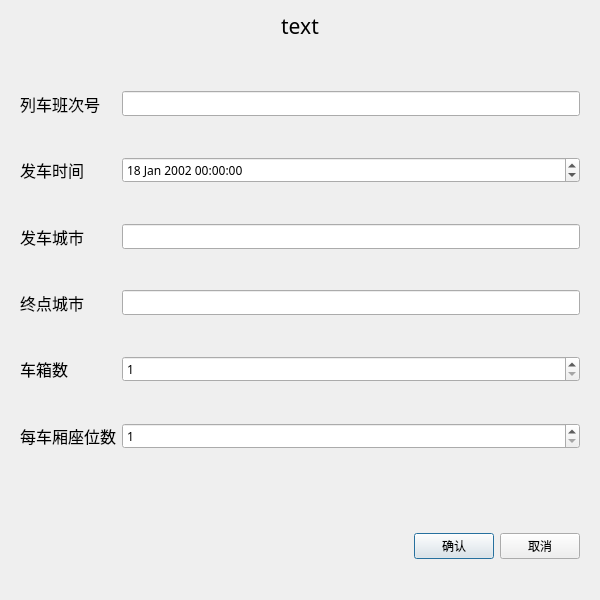
<?xml version="1.0" encoding="UTF-8"?>
<ui version="4.0">
 <class>TrainEditDialog</class>
 <widget class="QDialog" name="TrainEditDialog">
  <property name="geometry">
   <rect>
    <x>0</x>
    <y>0</y>
    <width>600</width>
    <height>600</height>
   </rect>
  </property>
  <property name="sizePolicy">
   <sizepolicy hsizetype="Preferred" vsizetype="Minimum">
    <horstretch>0</horstretch>
    <verstretch>0</verstretch>
   </sizepolicy>
  </property>
  <property name="font">
   <font>
    <family>黑体</family>
   </font>
  </property>
  <property name="windowTitle">
   <string>Dialog</string>
  </property>
  <layout class="QVBoxLayout" name="verticalLayout">
   <item>
    <widget class="QLabel" name="label_tt">
     <property name="sizePolicy">
      <sizepolicy hsizetype="Minimum" vsizetype="Fixed">
       <horstretch>0</horstretch>
       <verstretch>0</verstretch>
      </sizepolicy>
     </property>
     <property name="font">
      <font>
       <pointsize>16</pointsize>
      </font>
     </property>
     <property name="text">
      <string>text</string>
     </property>
     <property name="alignment">
      <set>Qt::AlignCenter</set>
     </property>
    </widget>
   </item>
   <item>
    <widget class="QWidget" name="widget" native="true">
     <layout class="QGridLayout" name="gridLayout">
      <item row="0" column="0">
       <widget class="QLabel" name="label_6">
        <property name="font">
         <font>
          <pointsize>12</pointsize>
         </font>
        </property>
        <property name="text">
         <string>列车班次号</string>
        </property>
       </widget>
      </item>
      <item row="1" column="0">
       <widget class="QLabel" name="label">
        <property name="font">
         <font>
          <pointsize>12</pointsize>
         </font>
        </property>
        <property name="text">
         <string>发车时间</string>
        </property>
       </widget>
      </item>
      <item row="3" column="2">
       <widget class="QLineEdit" name="EndEdit"/>
      </item>
      <item row="4" column="2">
       <widget class="QSpinBox" name="CarBox">
        <property name="minimum">
         <number>1</number>
        </property>
        <property name="maximum">
         <number>999</number>
        </property>
       </widget>
      </item>
      <item row="4" column="0">
       <widget class="QLabel" name="label_4">
        <property name="font">
         <font>
          <pointsize>12</pointsize>
         </font>
        </property>
        <property name="text">
         <string>车箱数</string>
        </property>
       </widget>
      </item>
      <item row="0" column="2">
       <widget class="QLineEdit" name="TrainEdit">
        <property name="whatsThis">
         <string notr="true"/>
        </property>
        <property name="locale">
         <locale language="English" country="UnitedStates"/>
        </property>
       </widget>
      </item>
      <item row="5" column="2">
       <widget class="QSpinBox" name="SeatBox">
        <property name="minimum">
         <number>1</number>
        </property>
        <property name="maximum">
         <number>999</number>
        </property>
       </widget>
      </item>
      <item row="2" column="0">
       <widget class="QLabel" name="label_2">
        <property name="font">
         <font>
          <pointsize>12</pointsize>
         </font>
        </property>
        <property name="text">
         <string>发车城市</string>
        </property>
       </widget>
      </item>
      <item row="2" column="2">
       <widget class="QLineEdit" name="StartEdit"/>
      </item>
      <item row="3" column="0">
       <widget class="QLabel" name="label_3">
        <property name="font">
         <font>
          <pointsize>12</pointsize>
         </font>
        </property>
        <property name="text">
         <string>终点城市</string>
        </property>
       </widget>
      </item>
      <item row="5" column="0">
       <widget class="QLabel" name="label_5">
        <property name="font">
         <font>
          <pointsize>12</pointsize>
         </font>
        </property>
        <property name="text">
         <string>每车厢座位数</string>
        </property>
       </widget>
      </item>
      <item row="1" column="2">
       <widget class="QDateTimeEdit" name="dtEdit">
        <property name="dateTime">
         <datetime>
          <hour>0</hour>
          <minute>0</minute>
          <second>0</second>
          <year>2002</year>
          <month>1</month>
          <day>18</day>
         </datetime>
        </property>
        <property name="date">
         <date>
          <year>2002</year>
          <month>1</month>
          <day>18</day>
         </date>
        </property>
       </widget>
      </item>
     </layout>
     <zorder>SeatBox</zorder>
     <zorder>label_6</zorder>
     <zorder>TrainEdit</zorder>
     <zorder>label_2</zorder>
     <zorder>label_4</zorder>
     <zorder>EndEdit</zorder>
     <zorder>label_3</zorder>
     <zorder>StartEdit</zorder>
     <zorder>label_5</zorder>
     <zorder>label</zorder>
     <zorder>CarBox</zorder>
     <zorder>dtEdit</zorder>
    </widget>
   </item>
   <item>
    <widget class="QWidget" name="widget_3" native="true">
     <property name="sizePolicy">
      <sizepolicy hsizetype="Preferred" vsizetype="Minimum">
       <horstretch>0</horstretch>
       <verstretch>0</verstretch>
      </sizepolicy>
     </property>
     <property name="maximumSize">
      <size>
       <width>16777215</width>
       <height>85</height>
      </size>
     </property>
     <layout class="QHBoxLayout" name="horizontalLayout_2">
      <item>
       <spacer name="horizontalSpacer">
        <property name="orientation">
         <enum>Qt::Horizontal</enum>
        </property>
        <property name="sizeHint" stdset="0">
         <size>
          <width>40</width>
          <height>20</height>
         </size>
        </property>
       </spacer>
      </item>
      <item>
       <widget class="QPushButton" name="okBtn">
        <property name="text">
         <string>确认</string>
        </property>
       </widget>
      </item>
      <item>
       <widget class="QPushButton" name="cancelBtn">
        <property name="text">
         <string>取消</string>
        </property>
       </widget>
      </item>
     </layout>
    </widget>
   </item>
  </layout>
 </widget>
 <resources/>
 <connections/>
</ui>
